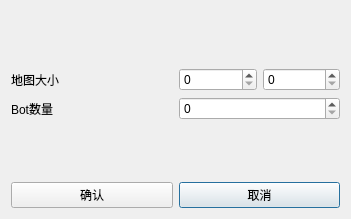
<?xml version="1.0" encoding="UTF-8"?>
<ui version="4.0">
 <class>DialogNewGame</class>
 <widget class="QDialog" name="DialogNewGame">
  <property name="geometry">
   <rect>
    <x>0</x>
    <y>0</y>
    <width>351</width>
    <height>219</height>
   </rect>
  </property>
  <property name="minimumSize">
   <size>
    <width>100</width>
    <height>100</height>
   </size>
  </property>
  <property name="maximumSize">
   <size>
    <width>100000</width>
    <height>100000</height>
   </size>
  </property>
  <property name="windowTitle">
   <string>新建游戏</string>
  </property>
  <layout class="QVBoxLayout" name="verticalLayout">
   <item>
    <layout class="QGridLayout" name="gridLayout">
     <item row="4" column="1">
      <widget class="QPushButton" name="pushButtonCancel">
       <property name="text">
        <string>取消</string>
       </property>
      </widget>
     </item>
     <item row="1" column="1">
      <layout class="QHBoxLayout" name="horizontalLayout">
       <item>
        <widget class="QSpinBox" name="spinBoxMapSizeWidth"/>
       </item>
       <item>
        <widget class="QSpinBox" name="spinBoxMapSizeHeight"/>
       </item>
      </layout>
     </item>
     <item row="1" column="0">
      <widget class="QLabel" name="labelMapSize">
       <property name="text">
        <string>地图大小</string>
       </property>
      </widget>
     </item>
     <item row="2" column="1">
      <widget class="QSpinBox" name="spinBoxBotNum"/>
     </item>
     <item row="4" column="0">
      <widget class="QPushButton" name="pushButtonOK">
       <property name="text">
        <string>确认</string>
       </property>
      </widget>
     </item>
     <item row="3" column="0">
      <spacer name="verticalSpacer">
       <property name="orientation">
        <enum>Qt::Vertical</enum>
       </property>
       <property name="sizeHint" stdset="0">
        <size>
         <width>20</width>
         <height>40</height>
        </size>
       </property>
      </spacer>
     </item>
     <item row="2" column="0">
      <widget class="QLabel" name="labelBotNum">
       <property name="text">
        <string>Bot数量</string>
       </property>
      </widget>
     </item>
     <item row="0" column="0">
      <spacer name="verticalSpacer_2">
       <property name="orientation">
        <enum>Qt::Vertical</enum>
       </property>
       <property name="sizeHint" stdset="0">
        <size>
         <width>20</width>
         <height>40</height>
        </size>
       </property>
      </spacer>
     </item>
    </layout>
   </item>
  </layout>
 </widget>
 <resources/>
 <connections/>
</ui>
